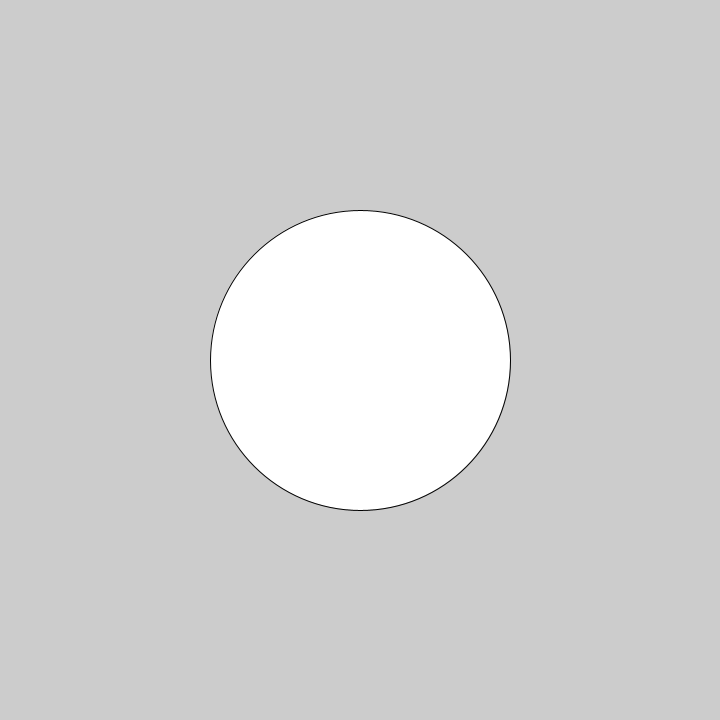
Frame 1 (no input)
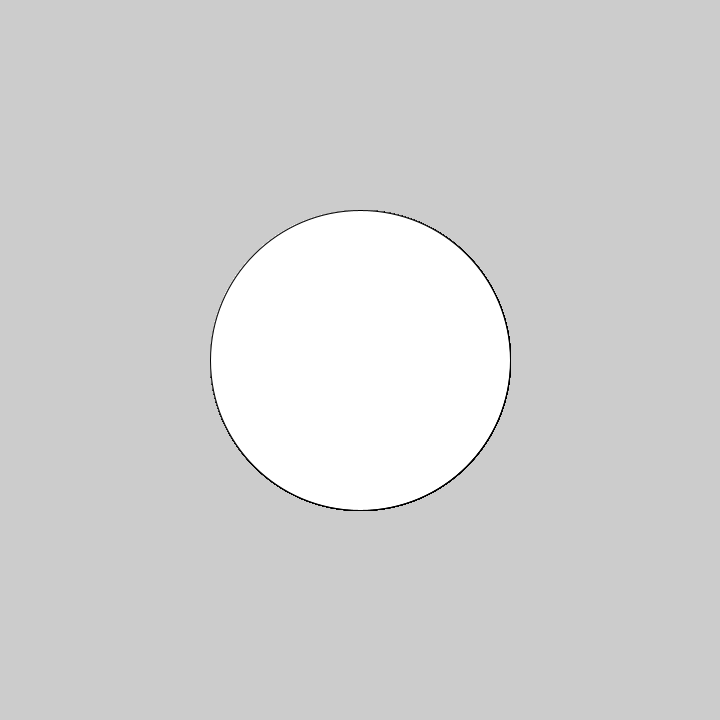
Frame 60 (the mouse pressed at the canvas centre just before this capture)
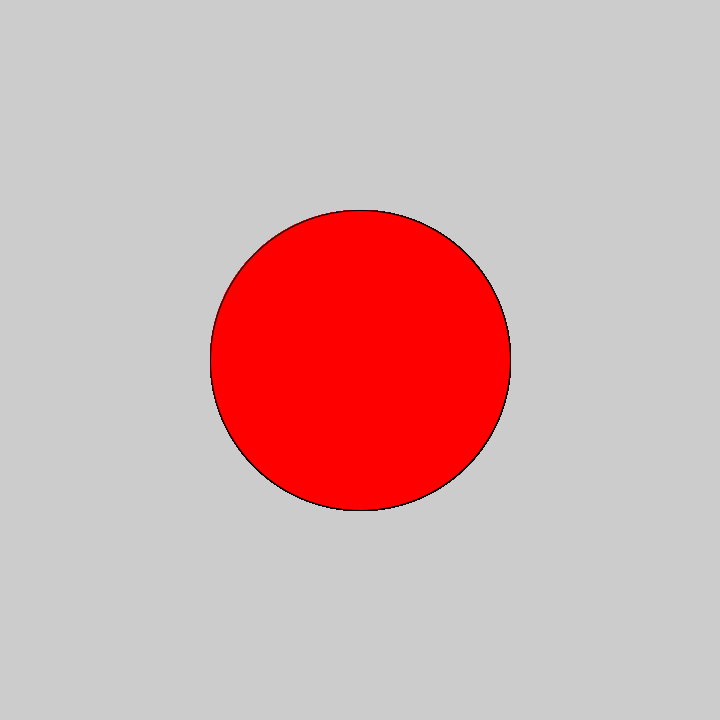
Frame 120 (the mouse held since frame 60 and released just before this capture)

The Processing sketch that drew these frames (run headless with seeded random() and noise(); from frame 60 on, the mouse is pressed at the canvas centre):

// Processing sketch: sketch_180924_hitEllipseArrowMove
// ── sketch_180924_hitEllipseArrowMove.pde
float x;
float y;

void setup() {
  size(720, 720);
  x = width/2;
  y = height/2;
}
void draw() {
  float diam = 300;
  fill(255);
  float disty = dist(mouseX, mouseY, x, y);
  if (disty < diam/2) {
    if (mousePressed) {
      fill(255, 0, 0);
    } else {
      fill(0, 0, 255);
    }
  }
  ellipse(x, y, diam, diam);
}
void keyPressed(){
 if (keyCode == UP){
   y -= 10; 
 } else if (keyCode == DOWN){
   y += 10; 
 } else if (keyCode == RIGHT){
   x += 10; 
 } else if (keyCode == LEFT){
   x -= 10; 
 }
}
